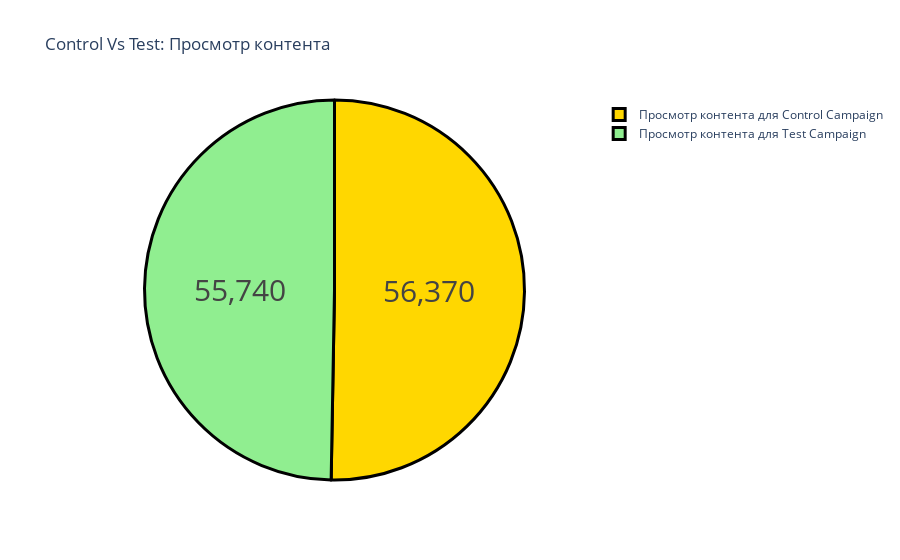

Notebook code cell kept with this figure:
### Code cell
label = ["Просмотр контента для Control Campaign", 
         "Просмотр контента для Test Campaign"]
counts = [sum(control["Просмотр контента"]), 
          sum(test["Просмотр контента"])]
colors = ['gold','lightgreen']
fig = go.Figure(data=[go.Pie(labels=label, values=counts)])
fig.update_layout(title_text='Control Vs Test: Просмотр контента')
fig.update_traces(hoverinfo='label+percent', textinfo='value', 
                  textfont_size=30,
                  marker=dict(colors=colors, 
                              line=dict(color='black', width=3)))
fig.show()

### Figure 1 — Plotly figure (JSON) as saved in the notebook; plotly's stock layout.template omitted (floating-point values rounded to 4 significant figures)
{"data": [{"hoverinfo": "label+percent", "labels": ["Просмотр контента для Control Campaign", "Просмотр контента для Test Campaign"], "marker": {"colors": ["gold", "lightgreen"], "line": {"color": "black", "width": 3}}, "textfont": {"size": 30}, "textinfo": "value", "type": "pie", "values": [56370, 55740]}], "layout": {"title": {"text": "Control Vs Test: Просмотр контента"}}}
